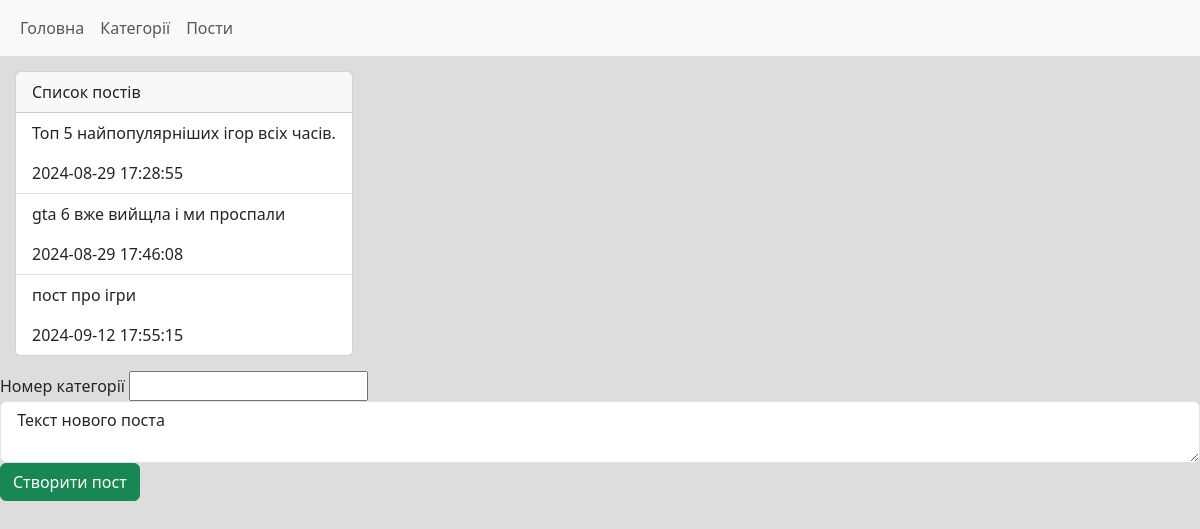
The app's page /categories/2 with its own data.
### tables this page shows
CREATE TABLE post(
	post_id INTEGER PRIMARY KEY AUTOINCREMENT,
	category_id INTEGER, 
	text TEXT,
	datetime TEXT NOT NULL DEFAULT CURRENT_TIMESTAMP,
	
	FOREIGN KEY (category_id) REFERENCES category(category_id)
);

### main.py (the view)
@app.route("/categories/<id>", methods=["GET","POST"])
def posts_by_category(id):
    if request.method == "POST":
        category_id = request.form.get("category_id")
        text = request.form.get("text")
        db.addPost(category_id, text)
        return redirect(f"/categories/{id}")
    return render_template("post_list.html",
                           post_list=db.getPostsByCategory(id))

### db.py (called while the page is built)
def open():
    global conn, cursor
    conn = sqlite3.connect(db_name)
    cursor = conn.cursor()

def close():
    cursor.close()
    conn.close()

def getPostsByCategory(category_id):
    open()
    cursor.execute("SELECT * FROM post WHERE category_id = ?;",
                    [category_id])
    res = cursor.fetchall()
    close()
    return res

### templates/post_list.html
{% extends 'base.html' %}
{% block content %}
<div class="card card-list">
    <div class="card-header">
        Список постів
    </div>
    <ul class="list-group list-group-flush">
        {% for p in post_list %}
            <li class="list-group-item">
                <p>
                    {{p[2]}}
                </p>
                <span>{{p[-1]}}</span>
            </li>
        {% endfor %}
    </ul>
</div>
<div class="mb-3">
    <form method="post">
        <label >Номер категорії</label>
        <input type="number" name="category_id">
        <textarea class="form-control" name="text"> Текст нового поста </textarea>
        <input type="submit" value="Створити пост" class="btn btn-success">
    </form>
</div>
{% endblock %}

### static/style.css (style rules this page uses)
body { background: #ddd; }
.card-list { width: fit-content; margin: 15px; }

### records on screen
post: text "Топ 5 найпопулярніших ігор всіх часів.", datetime "2024-08-29 17:28:55"
post: text "gta 6 вже вийщла і ми проспали", datetime "2024-08-29 17:46:08"
post: text "пост про ігри", datetime "2024-09-12 17:55:15"
